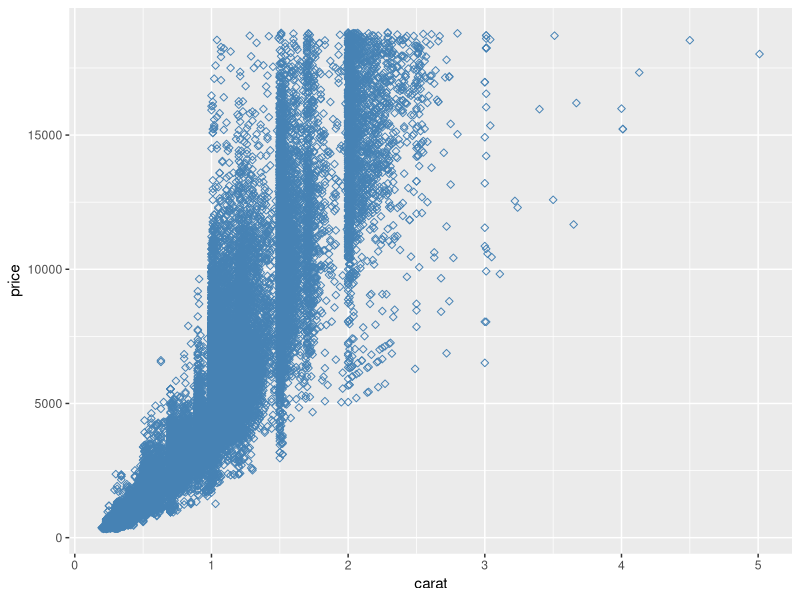
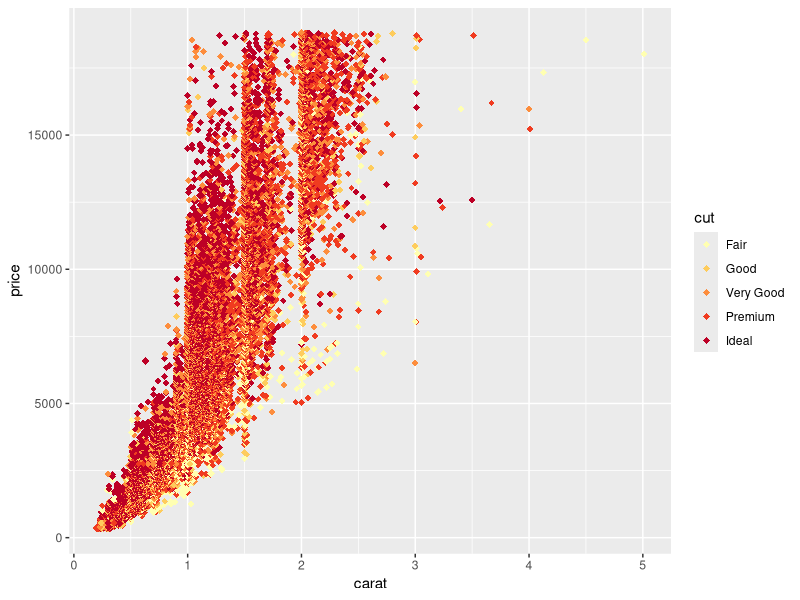

Reproduce these figures in R, in order.
## ---- chunk 1
library(tidyverse)
## ---- chunk 2
## TASK: Plot `price` vs `carat` below
diamonds |>
  ggplot(
    mapping = aes(
      x = carat,
      y = price,
    )
  ) +
  geom_point(
    shape = 5,
    color = "steelblue"
  )
## ---- chunk 3
## TASK: Plot `price`, `carat`, and `cut` below
diamonds |>
  ggplot(    
    mapping = aes(
      x = carat,
      y = price,
      color = cut
    )
  ) +
  geom_point(
    shape = 18,
    size = 2,
  ) +
  scale_color_brewer(palette = "YlOrRd")
